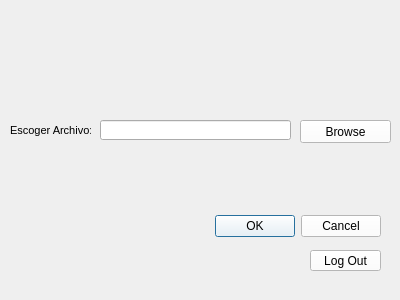
<?xml version="1.0" encoding="UTF-8"?>
<ui version="4.0">
 <class>Dialog</class>
 <widget class="QDialog" name="Dialog">
  <property name="geometry">
   <rect>
    <x>0</x>
    <y>0</y>
    <width>400</width>
    <height>300</height>
   </rect>
  </property>
  <property name="windowTitle">
   <string>Dialog</string>
  </property>
  <widget class="QDialogButtonBox" name="buttonBox">
   <property name="geometry">
    <rect>
     <x>40</x>
     <y>210</y>
     <width>341</width>
     <height>32</height>
    </rect>
   </property>
   <property name="styleSheet">
    <string notr="true">background-color: rgb(255, 255, 255);</string>
   </property>
   <property name="orientation">
    <enum>Qt::Horizontal</enum>
   </property>
   <property name="standardButtons">
    <set>QDialogButtonBox::Cancel|QDialogButtonBox::Ok</set>
   </property>
  </widget>
  <widget class="QLineEdit" name="filepath">
   <property name="geometry">
    <rect>
     <x>100</x>
     <y>120</y>
     <width>191</width>
     <height>20</height>
    </rect>
   </property>
   <property name="text">
    <string/>
   </property>
  </widget>
  <widget class="QPushButton" name="browse">
   <property name="geometry">
    <rect>
     <x>300</x>
     <y>120</y>
     <width>91</width>
     <height>23</height>
    </rect>
   </property>
   <property name="styleSheet">
    <string notr="true">background-color: rgb(255, 255, 255);</string>
   </property>
   <property name="text">
    <string>Browse</string>
   </property>
  </widget>
  <widget class="QLabel" name="label">
   <property name="geometry">
    <rect>
     <x>10</x>
     <y>110</y>
     <width>81</width>
     <height>41</height>
    </rect>
   </property>
   <property name="font">
    <font>
     <family>MS Shell Dlg 2</family>
     <pointsize>8</pointsize>
     <weight>50</weight>
     <bold>false</bold>
    </font>
   </property>
   <property name="text">
    <string>Escoger Archivo:</string>
   </property>
  </widget>
  <widget class="QPushButton" name="log_out">
   <property name="geometry">
    <rect>
     <x>310</x>
     <y>250</y>
     <width>71</width>
     <height>21</height>
    </rect>
   </property>
   <property name="styleSheet">
    <string notr="true">background-color: rgb(255, 255, 255);</string>
   </property>
   <property name="text">
    <string>Log Out</string>
   </property>
  </widget>
 </widget>
 <resources/>
 <connections>
  <connection>
   <sender>buttonBox</sender>
   <signal>accepted()</signal>
   <receiver>Dialog</receiver>
   <slot>accept()</slot>
   <hints>
    <hint type="sourcelabel">
     <x>248</x>
     <y>254</y>
    </hint>
    <hint type="destinationlabel">
     <x>157</x>
     <y>274</y>
    </hint>
   </hints>
  </connection>
  <connection>
   <sender>buttonBox</sender>
   <signal>rejected()</signal>
   <receiver>Dialog</receiver>
   <slot>reject()</slot>
   <hints>
    <hint type="sourcelabel">
     <x>316</x>
     <y>260</y>
    </hint>
    <hint type="destinationlabel">
     <x>286</x>
     <y>274</y>
    </hint>
   </hints>
  </connection>
 </connections>
</ui>
